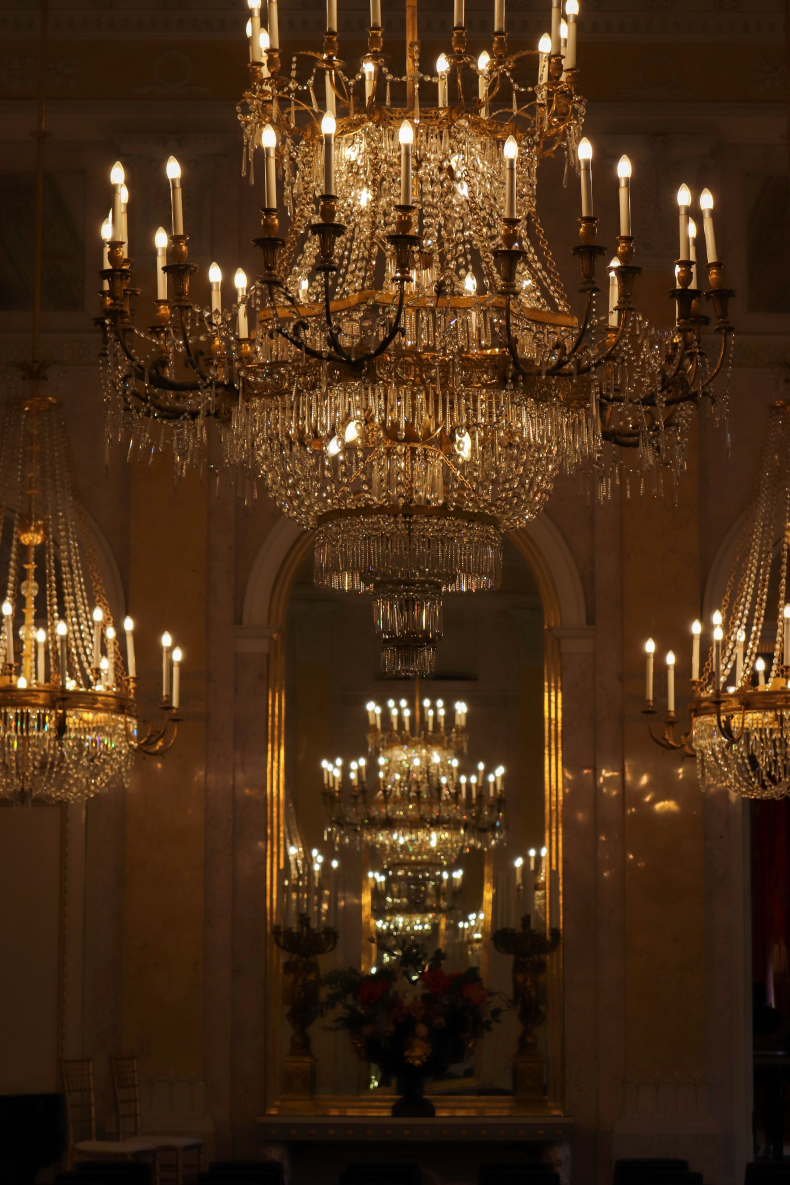
#> input picture Some HTML and CSS/photos/classic/royal1.jpg, 3949 x 5924 px, given in place of the camera (shown at 1/5 size)
$ python MotionAlarm.py
#> lines starting #> are read from the running program, lines starting #| are printed output that depends on the picture
import threading
import winsound
import cv2
import imutils
import emailer
import time
import pathlib

cap = cv2.VideoCapture(0)

cap.set(cv2.CAP_PROP_FRAME_WIDTH, 640)
cap.set(cv2.CAP_PROP_FRAME_HEIGHT, 480)

_, start_frame = cap.read()
#> start_frame is the input picture: shape (5924, 3949, 3); mean B, G, R 22.7, 46.5, 73.5

start_frame = imutils.resize(start_frame, width=500)
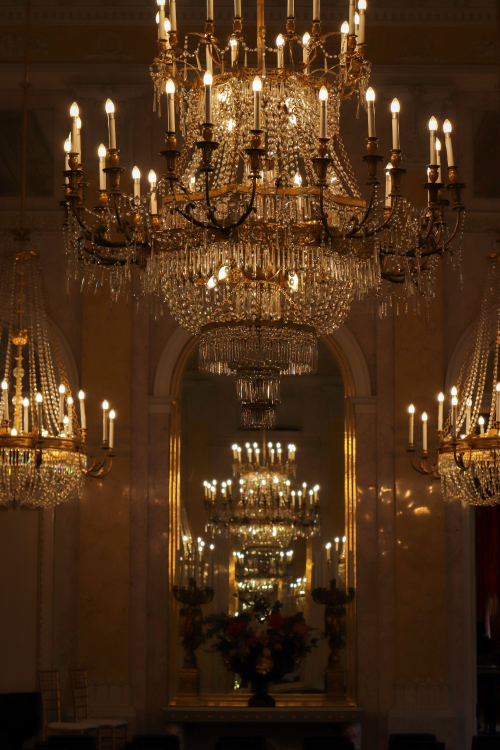
#> start_frame: shape (750, 500, 3); mean B, G, R 22.7, 46.5, 73.5
start_frame = cv2.cvtColor(start_frame, cv2.COLOR_BGR2GRAY)
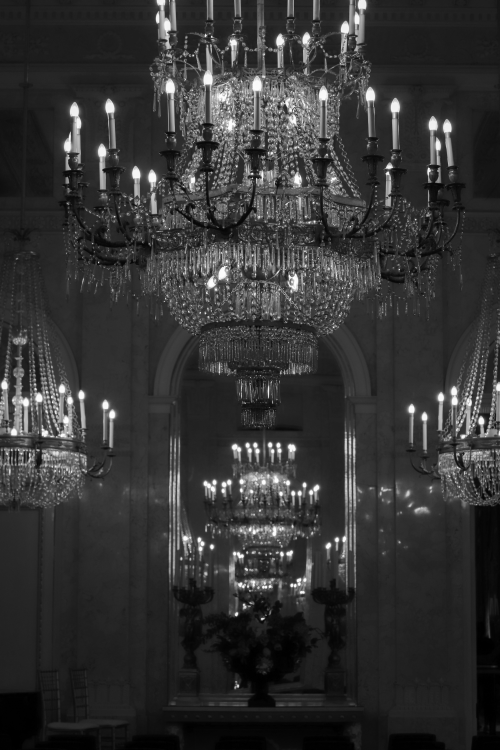
#> start_frame: shape (750, 500); min 0, max 254, mean 51.8
start_frame = cv2.GaussianBlur(start_frame, (21, 21), 0)
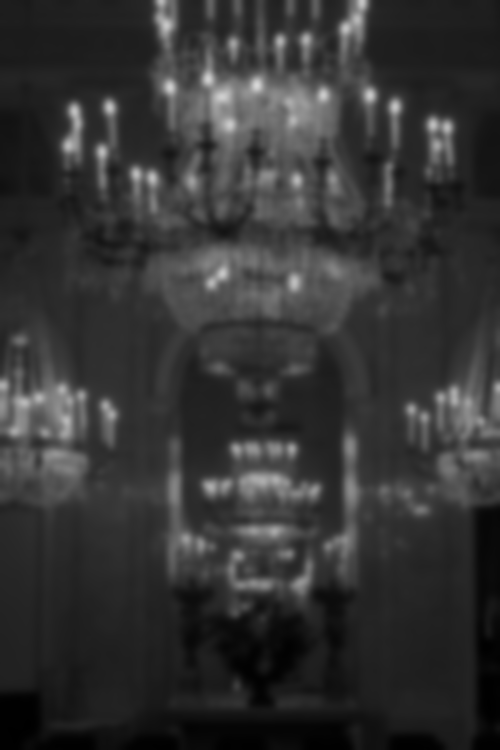
#> start_frame: shape (750, 500); min 0, max 215, mean 51.8

alarm = False
alarm_mode = False
alarm_counter = 0


def beep_alarm():
    global alarm


    for _ in range(5):
        if not alarm_mode:
            break

        # sending.sender_email()
        # winsound.Beep(2500, 1000)
    alarm = False


def sent():
    global alarm
    print('sending emails')
    send = emailer
    send.main()
    alarm = False


# print(cascade_path)


def ishuman(frame):
    cascade_path = pathlib.Path(cv2.__file__).parent.absolute() / "data/haarcascade_frontalface_default.xml"
    clf = cv2.CascadeClassifier(str(cascade_path))

    while True:

        frame = frame
        gray = cv2.cvtColor(frame, cv2.COLOR_BGR2GRAY)
        faces = clf.detectMultiScale(
            gray,
            scaleFactor=1.1,
            minNeighbors=5,
            minSize=(30, 30),
            flags=cv2.CASCADE_SCALE_IMAGE
        )

        for (x, y, width, height) in faces:
            print('Face Has been detected!')
            rec = cv2.rectangle(frame, (x, y), (x + width, y + height), (255, 255, 0), 2)  # Blue Green Red
            rec_img = cv2.imwrite('rec_img.png',rec)
            sent()
        return


while True:

    _, frame = cap.read()
    frame = imutils.resize(frame, width=500)

    if alarm_mode:
        frame_bw = cv2.cvtColor(frame, cv2.COLOR_BGR2GRAY)
        frame_bw = cv2.GaussianBlur(frame_bw, (5, 5), 0)

        difference = cv2.absdiff(frame_bw, start_frame)
        threshold = cv2.threshold(difference, 25, 255, cv2.THRESH_BINARY)[1]
        start_frame = frame_bw

        if threshold.sum() > 300:
            alarm_counter += 1
        else:
            if alarm_counter > 0:
                alarm_counter -= 1

        cv2.imshow("Cam", threshold)
    else:
        cv2.imshow("Cam", frame)

    if alarm_counter > 20:
        if not alarm:
            alarm = True
            threading.Thread(target=beep_alarm).start()
            threading.Thread(target=ishuman(frame)).start()


    if alarm_counter > 200:
        if not alarm:
            alarm = True

    key_pressed = cv2.waitKey(30)
#> (key q is pressed here)
    if key_pressed == ord("t"):
        alarm_mode = not alarm_mode
        alarm_counter = 0

    if key_pressed == ord("q"):
        alarm_mode = False
        break

cap.release()
cv2.destroyAllWindows()

$ run again, on Some HTML and CSS/photos/classic/royal2.jpg
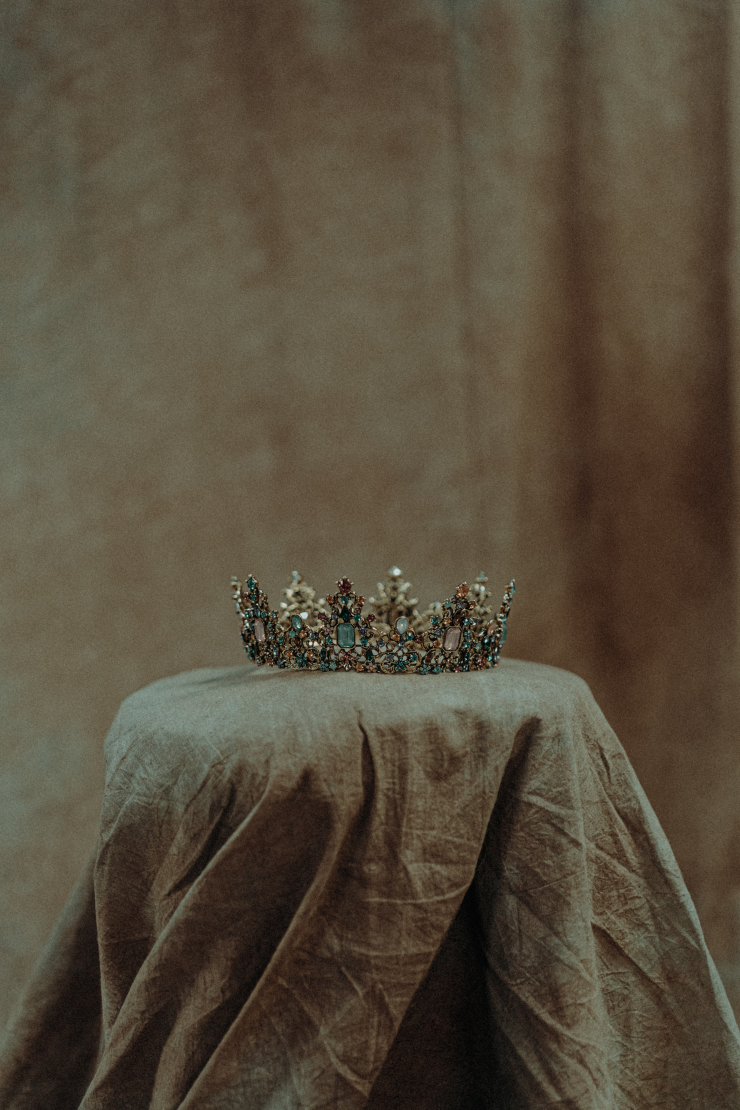
#> input picture Some HTML and CSS/photos/classic/royal2.jpg, 3699 x 5549 px, given in place of the camera (shown at 1/5 size)
#> start_frame is the input picture: shape (5549, 3699, 3); mean B, G, R 60.3, 76.7, 86.8
#> `start_frame = imutils.resize(start_frame, width=500)`:
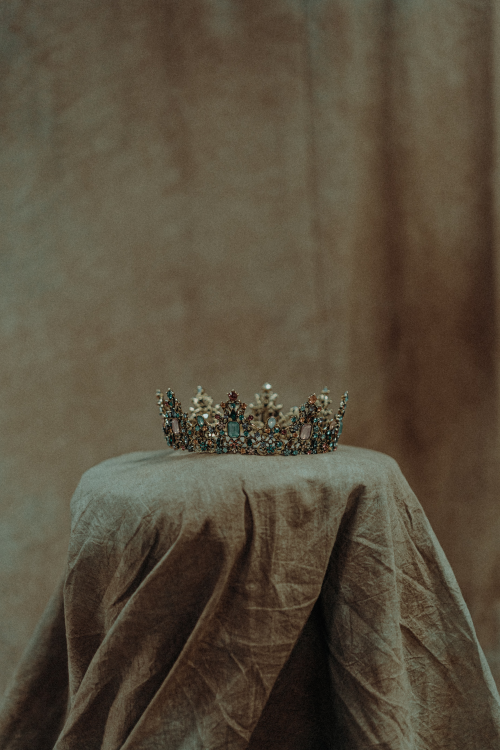
#> start_frame: shape (750, 500, 3); mean B, G, R 60.3, 76.7, 86.8
#> `start_frame = cv2.cvtColor(start_frame, cv2.COLOR_BGR2GRAY)`:
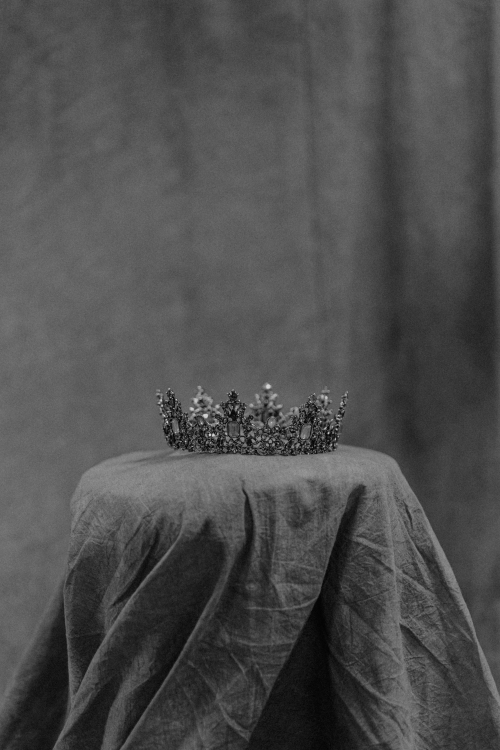
#> start_frame: shape (750, 500); min 2, max 214, mean 77.8
